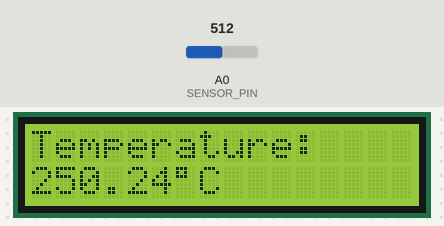
The sketch below on a simulated Arduino Uno, built with avr-gcc and run on an emulated ATmega328P. Shown: 16×2 character LCD. Inputs (shaded band) come from the test bench; at power-on: A0 (SENSOR_PIN) = 512.

Above: at 3.2 s.
3.3 s: A0 (SENSOR_PIN) set to 716
At 4.9 s:
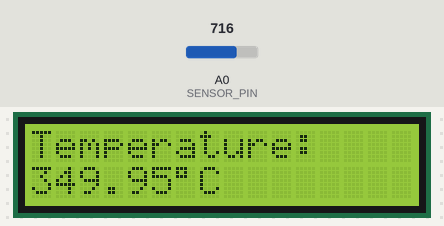
5.6 s: A0 (SENSOR_PIN) set to 900
At 6.9 s:
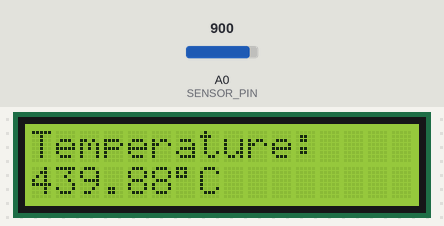
7.6 s: A0 (SENSOR_PIN) set to 1023
At 9.0 s:
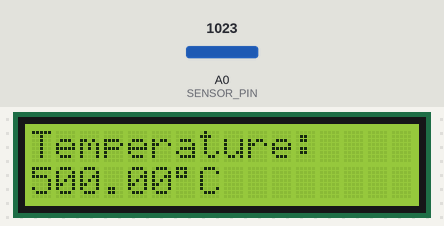
Timing chart, 0 to 10.6 s (numbered marks = the images above; inputs shaded):
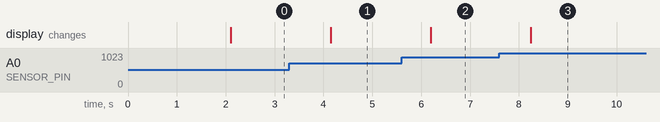

The sketch:

codtech_lcd_proj.ino
```cpp
#include <Wire.h>
#include <LiquidCrystal_I2C.h>

#define SENSOR_PIN A0

LiquidCrystal_I2C lcd(0x27, 16, 2);

void setup()
{
  lcd.begin(16,2);   // FIXED
  lcd.backlight();

  lcd.setCursor(0,0);
  lcd.print("Temp Sensor");
  delay(2000);
  lcd.clear();
}

void loop()
{
  int adcValue = analogRead(SENSOR_PIN);

  float voltage = adcValue * (5.0 / 1023.0);

  float temperature = voltage * 100;

  lcd.setCursor(0,0);
  lcd.print("Temperature:");

  lcd.setCursor(0,1);
  lcd.print(temperature);
  lcd.print((char)223);
  lcd.print("C   ");

  delay(1000);
}
```

Measured:
- after the input at 3.3 s, the display: changes after 0.85 s (image 1)
- after the input at 5.6 s, the display: changes after 0.59 s (image 2)
- after the input at 7.6 s, the display: changes after 0.64 s (image 3)
